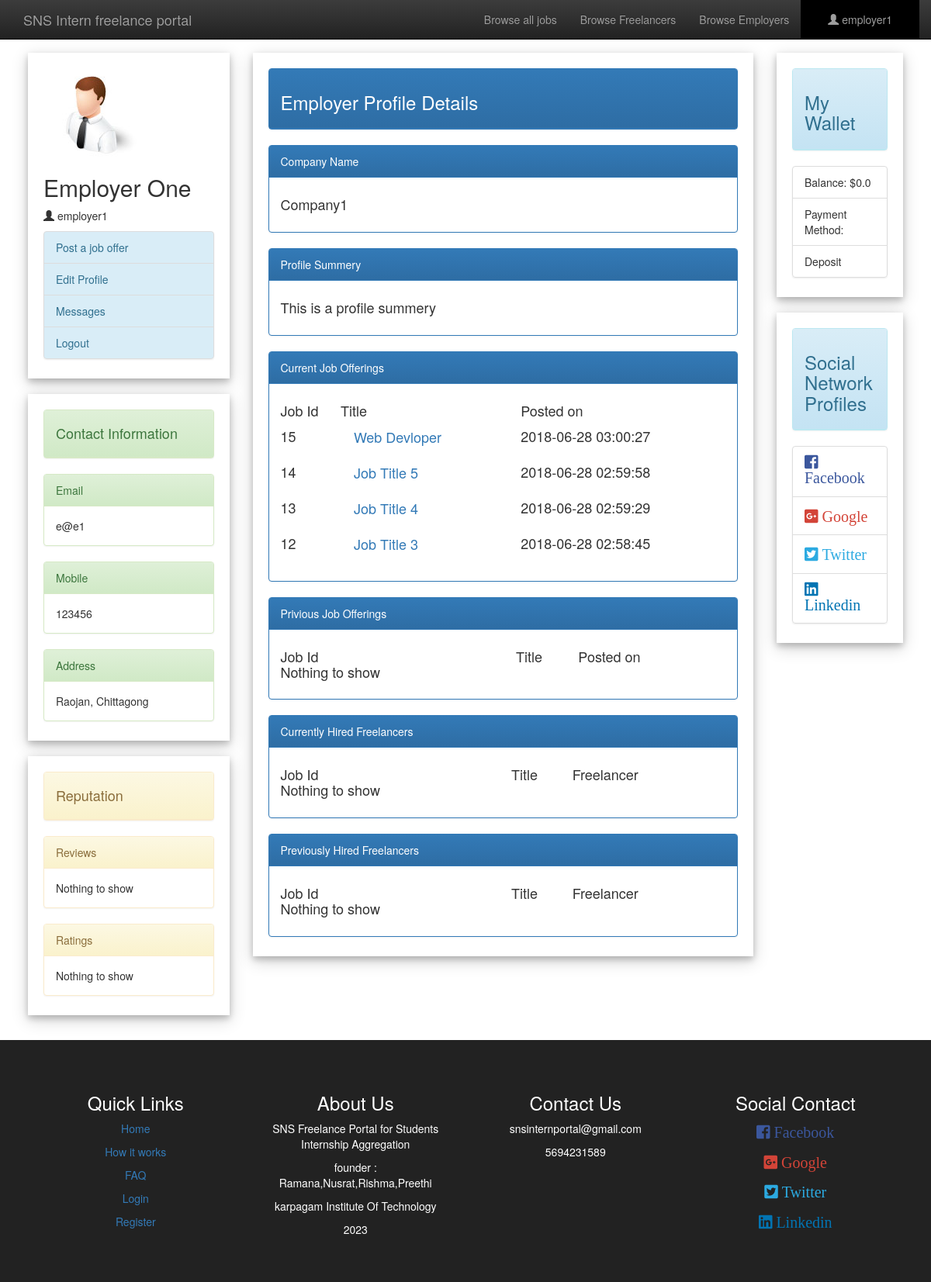
Page /employerProfile.php (signed in) on the committed database.
### tables this page shows
CREATE TABLE `employer` (
  `username` varchar(200) NOT NULL,
  `password` varchar(200) NOT NULL,
  `Name` varchar(200) NOT NULL,
  `email` varchar(200) NOT NULL,
  `contact_no` varchar(200) NOT NULL,
  `address` varchar(200) NOT NULL,
  `gender` varchar(200) NOT NULL,
  `birthdate` date NOT NULL,
  `company` varchar(200) NOT NULL,
  `profile_sum` varchar(1000) NOT NULL
);

CREATE TABLE `job_offer` (
  `job_id` bigint(20) UNSIGNED NOT NULL,
  `title` varchar(200) NOT NULL,
  `type` varchar(200) NOT NULL,
  `description` varchar(1000) NOT NULL,
  `budget` int(11) NOT NULL,
  `skills` varchar(200) NOT NULL,
  `special_skill` varchar(200) NOT NULL,
  `e_username` varchar(200) NOT NULL,
  `valid` tinyint(1) NOT NULL,
  `timestamp` timestamp NOT NULL DEFAULT current_timestamp()
);

### employerProfile.php (the view, shortened to what this page needs)
<?php include('server.php');
if(isset($_SESSION["Username"])){
	$username=$_SESSION["Username"];
}
else{
	$username="";
}
$sql = "SELECT * FROM employer WHERE username='$username'";
$result = $conn->query($sql);
if ($result->num_rows > 0) {
    while($row = $result->fetch_assoc()) {
        $name=$row["Name"];
        $email=$row["email"];
        $contactNo=$row["contact_no"];
        $address=$row["address"];
        $profile_sum=$row["profile_sum"];
        $company=$row["company"];
        }
} else {
    echo "0 results";
}
$sql = "SELECT * FROM job_offer WHERE e_username='$username' and valid=1 ORDER BY timestamp DESC";
$result = $conn->query($sql);
 ?>
<!DOCTYPE html>
<html>
<head>
	<link rel="stylesheet" type="text/css" href="bootstrap/css/bootstrap.min.css">
	<link rel="stylesheet" type="text/css" href="bootstrap/css/bootstrap-theme.min.css">
	<link rel="stylesheet" type="text/css" href="awesome/css/fontawesome-all.min.css">
</head>
<body>
<nav class="navbar navbar-inverse navbar-fixed-top" id="my-navbar">
	<div class="container">
		<div class="navber-header">
			<a href="index.php" class="navbar-brand">SNS Intern freelance portal</a>
		</div>
		<div class="collapse navbar-collapse" id="navbar-collapse">
			<ul class="nav navbar-nav navbar-right">
				<li><a href="allJob.php">Browse all jobs</a></li>
				<li><a href="allFreelancer.php">Browse Freelancers</a></li>
				<li><a href="allEmployer.php">Browse Employers</a></li>
				<li class="dropdown" style="background:#000;padding:0 20px 0 20px;">
			        <a class="dropdown-toggle" data-toggle="dropdown" href="#"><span class="glyphicon glyphicon-user"></span> <?php echo $username; ?>
			        </a>
			    </li>
			</ul>
		</div>
	</div>
</nav>
<div style="padding:1% 3% 1% 3%;">
<div class="row">
	<div class="col-lg-3">
		<div class="card" style="padding:20px 20px 5px 20px;margin-top:20px">
			<img src="image/img04.jpg">
			<h2><?php echo $name; ?></h2>
			<p><span class="glyphicon glyphicon-user"></span> <?php echo $username; ?></p>
			<ul class="list-group">
				<a href="postJob.php" class="list-group-item list-group-item-info">Post a job offer</a>
	          	<a href="editEmployer.php" class="list-group-item list-group-item-info">Edit Profile</a>
			  	<a href="message.php" class="list-group-item list-group-item-info">Messages</a>
			  	<a href="logout.php" class="list-group-item list-group-item-info">Logout</a>
	        </ul>
	    </div>
		<div class="card" style="padding:20px 20px 5px 20px;margin-top:20px">
			<div class="panel panel-success">
			  <div class="panel-heading"><h4>Contact Information</h4></div>
			</div>
			<div class="panel panel-success">
			  <div class="panel-heading">Email</div>
			  <div class="panel-body"><?php echo $email; ?></div>
			</div>
			<div class="panel panel-success">
			  <div class="panel-heading">Mobile</div>
			  <div class="panel-body"><?php echo $contactNo; ?></div>
			</div>
			<div class="panel panel-success">
			  <div class="panel-heading">Address</div>
			  <div class="panel-body"><?php echo $address; ?></div>
			</div>
		</div>
		<div class="card" style="padding:20px 20px 5px 20px;margin-top:20px">
			<div class="panel panel-warning">
			  <div class="panel-heading"><h4>Reputation</h4></div>
			</div>
			<div class="panel panel-warning">
			  <div class="panel-heading">Reviews</div>
			  <div class="panel-body">Nothing to show</div>
			</div>
			<div class="panel panel-warning">
			  <div class="panel-heading">Ratings</div>
			  <div class="panel-body">Nothing to show</div>
			</div>
		</div>
	</div>
	<div class="col-lg-7">
		<div class="card" style="padding:20px 20px 5px 20px;margin-top:20px">
			<div class="panel panel-primary">
			  <div class="panel-heading"><h3>Employer Profile Details</h3></div>
			</div>
			<div class="panel panel-primary">
			  <div class="panel-heading">Company Name</div>
			  <div class="panel-body"><h4><?php echo $company; ?></h4></div>
			</div>
			<div class="panel panel-primary">
			  <div class="panel-heading">Profile Summery</div>
			  <div class="panel-body"><h4><?php echo $profile_sum; ?></h4></div>
			</div>
			<div class="panel panel-primary">
			  <div class="panel-heading">Current Job Offerings</div>
			  <div class="panel-body"><h4>
                  <table style="width:100%">
                      <tr>
                          <td>Job Id</td>
                          <td>Title</td>
                          <td>Posted on</td>
                      </tr>
                      <?php
                      if ($result->num_rows > 0) {
                            while($row = $result->fetch_assoc()) {
                                $job_id=$row["job_id"];
                                $title=$row["title"];
                                $timestamp=$row["timestamp"];
                                echo '
                                <form action="employerProfile.php" method="post">
                                <input type="hidden" name="jid" value="'.$job_id.'">
                                    <tr>
                                    <td>'.$job_id.'</td>
                                    <td><input type="submit" class="btn btn-link btn-lg" value="'.$title.'"></td>
                                    <td>'.$timestamp.'</td>
                                    </tr>
                                </form>
                                ';
                                }
                        } else {
                            echo "<tr><td>Nothing to show</td></tr>";
                        }
                       ?>
                  </table>
              </h4></div>
			</div>
			<div class="panel panel-primary">
			  <div class="panel-heading">Privious Job Offerings</div>
			  <div class="panel-body"><h4>
                  <table style="width:100%">
                      <tr>
                          <td>Job Id</td>
                          <td>Title</td>
                          <td>Posted on</td>
                      </tr>
                      <?php
                      	$sql = "SELECT * FROM job_offer WHERE e_username='$username' and valid=0 ORDER BY timestamp DESC";
						$result = $conn->query($sql);
                      if ($result->num_rows > 0) {
                            while($row = $result->fetch_assoc()) {
                                $job_id=$row["job_id"];
                                $title=$row["title"];
                                $timestamp=$row["timestamp"];
                                echo '
                                <form action="employerProfile.php" method="post">
                                <input type="hidden" name="jid" value="'.$job_id.'">
                                    <tr>
                                    <td>'.$job_id.'</td>
                                    <td><input type="submit" class="btn btn-link btn-lg" value="'.$title.'"></td>
                                    <td>'.$timestamp.'</td>
                                    </tr>
                                </form>
                                ';
                                }
                        } else {
                            echo "<tr><td>Nothing to show</td></tr>";
                        }
                       ?>
                  </table>
              </h4></div>
			</div>
			<div class="panel panel-primary">
			  <div class="panel-heading">Currently Hired Freelancers</div>
			  <div class="panel-body"><h4>
                  <table style="width:100%">
                      <tr>
                          <td>Job Id</td>
                          <td>Title</td>
                          <td>Freelancer</td>
                      </tr>
                      <?php
                      	$sql = "SELECT * FROM job_offer,selected WHERE job_offer.job_id=selected.job_id AND selected.e_username='$username' AND selected.valid=1 ORDER BY job_offer.timestamp DESC";
						$result = $conn->query($sql);
                      if ($result->num_rows > 0) {
                            while($row = $result->fetch_assoc()) {
                                $job_id=$row["job_id"];
                                $title=$row["title"];
                                $f_username=$row["f_username"];
                                $timestamp=$row["timestamp"];
                                echo '
                                <form action="employerProfile.php" method="post">
                                <input type="hidden" name="jid" value="'.$job_id.'">
                                    <tr>
                                    <td>'.$job_id.'</td>
                                    <td><input type="submit" class="btn btn-link btn-lg" value="'.$title.'"></td>
                                    </form>
                                    <form action="employerProfile.php" method="post">
                                    <input type="hidden" name="f_user" value="'.$f_username.'">
                                    <td><input type="submit" class="btn btn-link btn-lg" value="'.$f_username.'"></td>
                                    <td>'.$timestamp.'</td>
                                    </tr>
                                </form>
                                ';
                                }
                        } else {
                            echo "<tr><td>Nothing to show</td></tr>";
                        }
                       ?>
                  </table>
              </h4></div>
			</div>
			<div class="panel panel-primary">
			  <div class="panel-heading">Previously Hired Freelancers</div>
			  <div class="panel-body"><h4>
                  <table style="width:100%">
                      <tr>
                          <td>Job Id</td>
                          <td>Title</td>
                          <td>Freelancer</td>
                      </tr>
                      <?php
                      	$sql = "SELECT * FROM job_offer,selected WHERE job_offer.job_id=selected.job_id AND selected.e_username='$username' AND selected.valid=0 ORDER BY job_offer.timestamp DESC";
						$result = $conn->query($sql);
                      if ($result->num_rows > 0) {
                            while($row = $result->fetch_assoc()) {
                                $job_id=$row["job_id"];
                                $title=$row["title"];
                                $f_username=$row["f_username"];
                                $timestamp=$row["timestamp"];
                                echo '
                                <form action="employerProfile.php" method="post">
                                <input type="hidden" name="jid" value="'.$job_id.'">
                                    <tr>
                                    <td>'.$job_id.'</td>
                                    <td><input type="submit" class="btn btn-link btn-lg" value="'.$title.'"></td>
                                    </form>
                                    <form action="employerProfile.php" method="post">
                                    <input type="hidden" name="f_user" value="'.$f_username.'">
                                    <td><input type="submit" class="btn btn-link btn-lg" value="'.$f_username.'"></td>
                                    <td>'.$timestamp.'</td>
                                    </tr>
                                </form>
                                ';
                                }
                        } else {
                            echo "<tr><td>Nothing to show</td></tr>";
                        }
                       ?>
                  </table>
              </h4></div>
			</div>
		</div>
	</div>
	<div class="col-lg-2">
		<div class="card" style="padding:20px 20px 5px 20px;margin-top:20px">
			<div class="panel panel-info">
			  <div class="panel-heading"><h3>My Wallet</h3></div>
			</div>
			<ul class="list-group">
			  <li class="list-group-item">Balance: $0.0</li>
			  <li class="list-group-item">Payment Method: </li>
			  <li class="list-group-item">Deposit</li>
			</ul>
		</div>
		<div class="card" style="padding:20px 20px 5px 20px;margin-top:20px">
			<div class="panel panel-info">
			  <div class="panel-heading"><h3>Social Network Profiles</h3></div>
			</div>
			<ul class="list-group">
			  <li class="list-group-item" style="font-size:20px;color:#3B579D;"><i class="fab fa-facebook-square"> Facebook</i></li>
			  <li class="list-group-item" style="font-size:20px;color:#D34438;"><i class="fab fa-google-plus-square"> Google</i></li>
			  <li class="list-group-item" style="font-size:20px;color:#2CAAE1;"><i class="fab fa-twitter-square"> Twitter</i></li>
			  <li class="list-group-item" style="font-size:20px;color:#0274B3;"><i class="fab fa-linkedin"> Linkedin</i></li>
			</ul>
		</div>
	</div>
</div>
</div>
<div class="text-center" style="padding:4%;background:#222;color:#fff;margin-top:20px;">
	<div class="row">
			<div class="col-lg-3">
			<h3>Quick Links</h3>
			<p><a href="index.php">Home</a></p>
			<p><a href="#how">How it works</a></p>
			<p><a href="#faq">FAQ</a></p>
			<p><a href="loginReg.php">Login</a></p>
			<p><a href="loginReg.php">Register</a></p>
		</div>
		<div class="col-lg-3">
			<h3>About Us</h3>
			<p>SNS Freelance Portal for Students Internship Aggregation</p>
			<p>founder : Ramana,Nusrat,Rishma,Preethi</p>
			<p>karpagam Institute Of Technology</p>
			<p>2023</p>
		</div>
		<div class="col-lg-3">
			<h3>Contact Us</h3>
			<p>snsinternportal@gmail.com</p>
			<p>5694231589</p>
		</div>
		<div class="col-lg-3">
			<h3>Social Contact</h3>
			<p style="font-size:20px;color:#3B579D;"><i class="fab fa-facebook-square"> Facebook</i></p>
			<p style="font-size:20px;color:#D34438;"><i class="fab fa-google-plus-square"> Google</i></p>
			<p style="font-size:20px;color:#2CAAE1;"><i class="fab fa-twitter-square"> Twitter</i></p>
			<p style="font-size:20px;color:#0274B3;"><i class="fab fa-linkedin"> Linkedin</i></p>
		</div>
	</div>
</div>
</body>
</html>

### employerProfile.php (style rules this page uses)
body { padding-top: 3%;margin: 0; }
.card { box-shadow: 0 4px 8px 0 rgba(0, 0, 0, 0.2), 0 6px 20px 0 rgba(0, 0, 0, 0.19); background:#fff }

### rows in the picture
employer: Name "Employer One", email "e@e1", contact_no "123456", address "Raojan, Chittagong", company "Company1", profile_sum "This is a profile summery"
job_offer: job_id "15", title "Web Devloper", timestamp "2018-06-28 03:00:27"
job_offer: job_id "14", title "Job Title 5", timestamp "2018-06-28 02:59:58"
job_offer: job_id "13", title "Job Title 4", timestamp "2018-06-28 02:59:29"
job_offer: job_id "12", title "Job Title 3", timestamp "2018-06-28 02:58:45"

### other values in the picture
$username "employer1"
